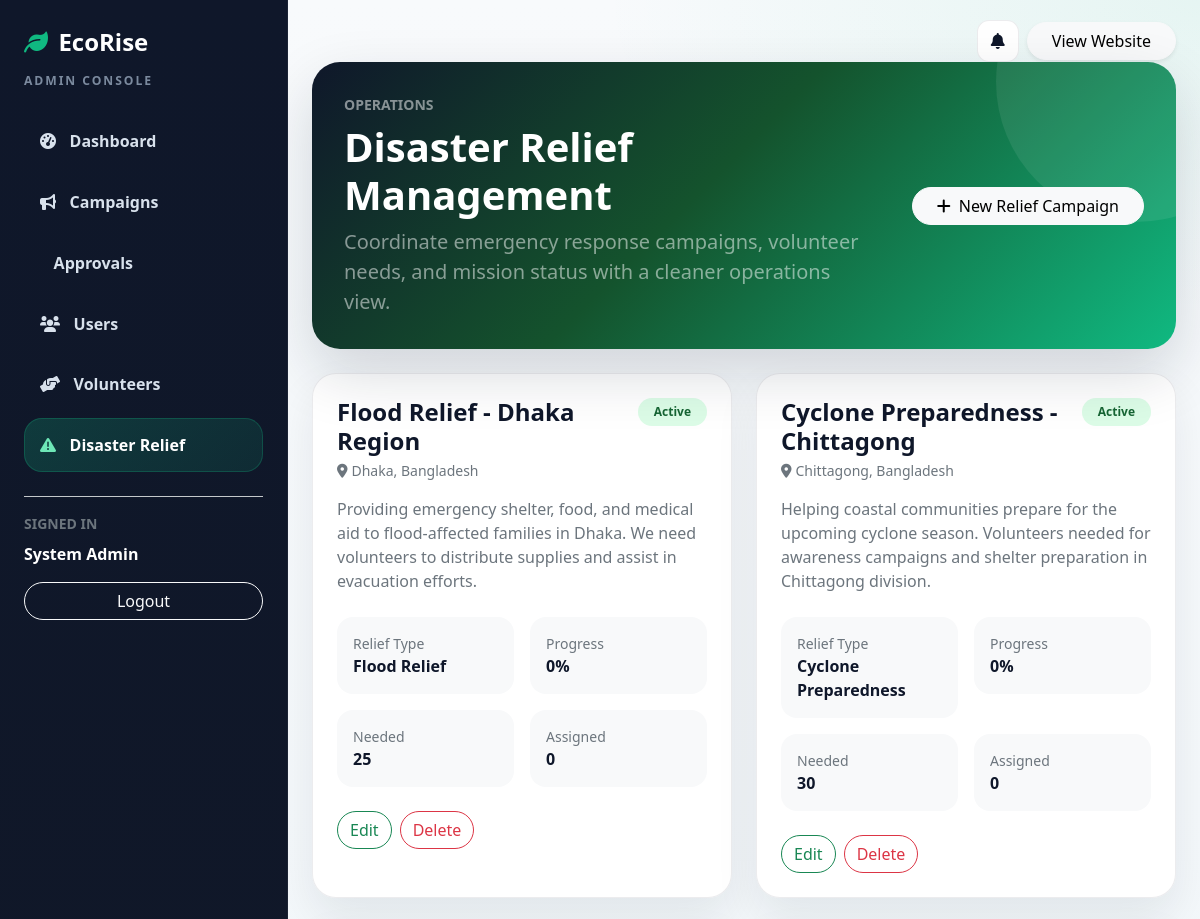
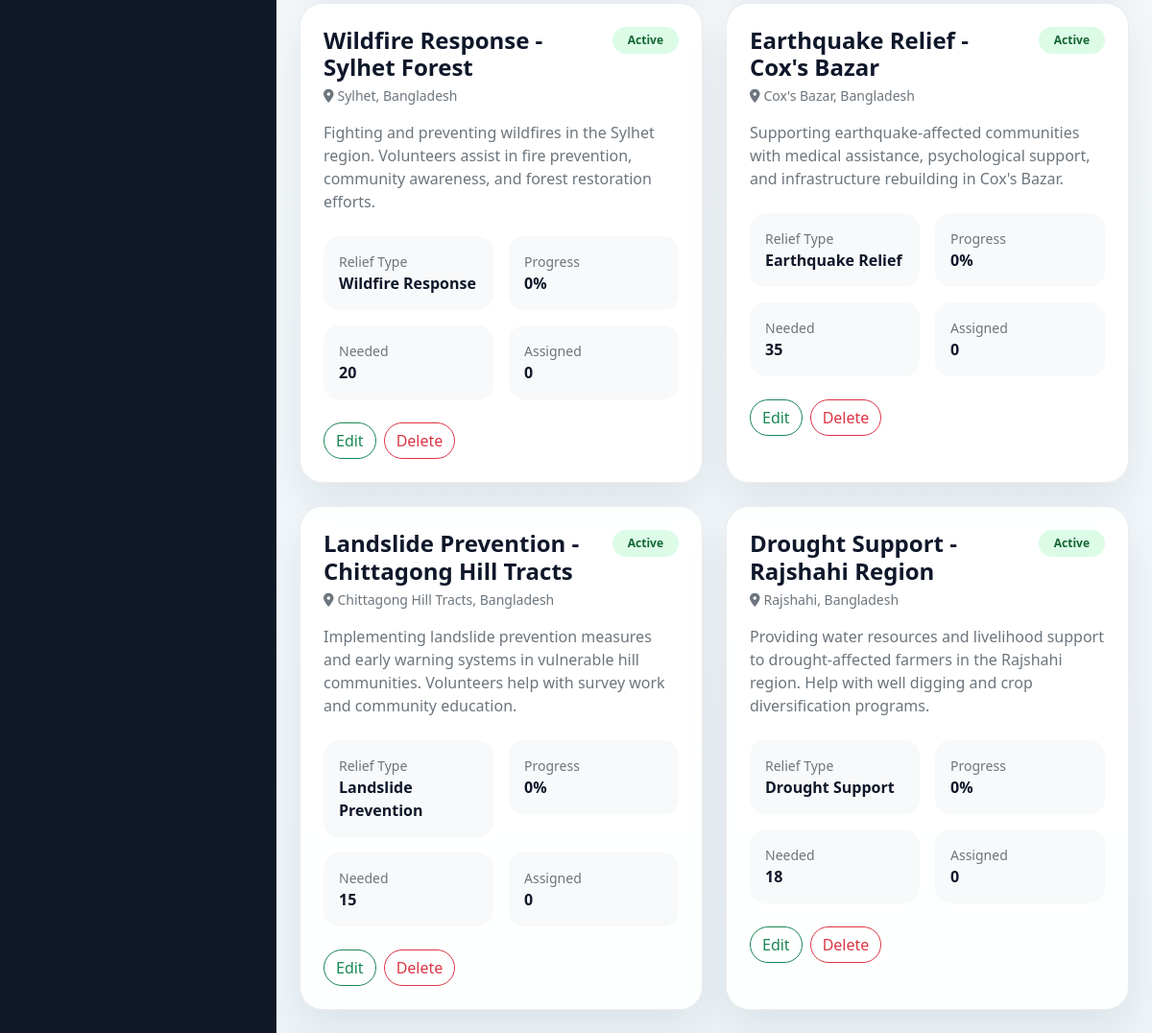
Page /admin/disaster_relief.php (signed in) on the committed database (2 pictures, top to bottom).
### tables this page shows
CREATE TABLE IF NOT EXISTS disaster_relief_campaigns (
    id INT AUTO_INCREMENT PRIMARY KEY,
    title VARCHAR(200) NOT NULL,
    description TEXT NOT NULL,
    location VARCHAR(200) NOT NULL,
    relief_type VARCHAR(100) NOT NULL,
    status ENUM('active', 'completed', 'pending') DEFAULT 'active',
    image_path VARCHAR(500) DEFAULT 'assets/disasters/default.jpg',
    volunteers_needed INT DEFAULT 0,
    volunteers_assigned INT DEFAULT 0,
    created_at TIMESTAMP DEFAULT CURRENT_TIMESTAMP,
    updated_at TIMESTAMP DEFAULT CURRENT_TIMESTAMP ON UPDATE CURRENT_TIMESTAMP
);

### config.php (called while the page is built, shortened)
<?php
function generate_csrf_token() {
    return $_SESSION['csrf_token'];
}
?>

### admin/disaster_relief.php (the view, shortened to what this page needs)
<?php
require_once '../config.php';
require_once '_layout.php';
$campaigns = $pdo->query('SELECT * FROM disaster_relief_campaigns ORDER BY created_at DESC')->fetchAll(PDO::FETCH_ASSOC);
$actionButton = '<button class="btn btn-light rounded-pill px-4" data-bs-toggle="modal" data-bs-target="#reliefModal"><i class="fas fa-plus me-2"></i>New Relief Campaign</button>';
admin_render_start('Disaster Relief', 'disaster_relief', 'Disaster Relief Management', 'Coordinate emergency response campaigns, volunteer needs, and mission status with a cleaner operations view.', $actionButton);
?>
<section class="row g-4">
    <?php foreach ($campaigns as $campaign): ?>
        <?php $progress = (int) $campaign['volunteers_needed'] > 0 ? round(((int) $campaign['volunteers_assigned'] / (int) $campaign['volunteers_needed']) * 100) : 100; ?>
        <?php $badge = $campaign['status'] === 'completed' ? 'badge-soft-info' : ($campaign['status'] === 'pending' ? 'badge-soft-warning' : 'badge-soft-success'); ?>
        <div class="col-lg-6">
            <article class="admin-card p-4 h-100">
                <div class="d-flex justify-content-between align-items-start gap-3 mb-3">
                    <div>
                        <h2 class="h4 fw-bold mb-1"><?php echo admin_e((string) $campaign['title']); ?></h2>
                        <div class="text-secondary small"><i class="fas fa-location-dot me-1"></i><?php echo admin_e((string) $campaign['location']); ?></div>
                    </div>
                    <span class="badge <?php echo $badge; ?> rounded-pill px-3 py-2"><?php echo admin_e(ucfirst((string) $campaign['status'])); ?></span>
                </div>
                <p class="text-secondary mb-4"><?php echo admin_e(mb_strimwidth((string) $campaign['description'], 0, 180, '...')); ?></p>
                <div class="row g-3 mb-4">
                    <div class="col-6"><div class="p-3 rounded-4 bg-light"><div class="small text-secondary">Relief Type</div><div class="fw-semibold"><?php echo admin_e((string) $campaign['relief_type']); ?></div></div></div>
                    <div class="col-6"><div class="p-3 rounded-4 bg-light"><div class="small text-secondary">Progress</div><div class="fw-semibold"><?php echo $progress; ?>%</div></div></div>
                    <div class="col-6"><div class="p-3 rounded-4 bg-light"><div class="small text-secondary">Needed</div><div class="fw-semibold"><?php echo (int) $campaign['volunteers_needed']; ?></div></div></div>
                    <div class="col-6"><div class="p-3 rounded-4 bg-light"><div class="small text-secondary">Assigned</div><div class="fw-semibold"><?php echo (int) $campaign['volunteers_assigned']; ?></div></div></div>
                </div>
                <div class="d-flex flex-wrap gap-2">
                    <button type="button" class="btn btn-outline-success rounded-pill" onclick="editRelief(<?php echo (int) $campaign['id']; ?>, <?php echo htmlspecialchars(json_encode($campaign['title']), ENT_QUOTES); ?>, <?php echo htmlspecialchars(json_encode($campaign['description']), ENT_QUOTES); ?>, <?php echo htmlspecialchars(json_encode($campaign['location']), ENT_QUOTES); ?>, <?php echo htmlspecialchars(json_encode($campaign['relief_type']), ENT_QUOTES); ?>, <?php echo htmlspecialchars(json_encode($campaign['status']), ENT_QUOTES); ?>, <?php echo (int) $campaign['volunteers_needed']; ?>)">Edit</button>
                    <form method="POST" class="d-inline" onsubmit="return confirm('Delete this disaster relief campaign?');">
                        <button type="submit" class="btn btn-outline-danger rounded-pill">Delete</button>
                    </form>
                </div>
            </article>
        </div>
    <?php endforeach; ?>
</section>
<?php admin_render_end('<script>
const reliefModal = new bootstrap.Modal(document.getElementById("reliefModal"));
function editRelief(id, title, description, location, reliefType, status, volunteersNeeded) {
    document.getElementById("reliefModalTitle").textContent = "Edit Relief Campaign";
    document.getElementById("reliefAction").value = "update";
    document.getElementById("reliefId").value = id;
    document.getElementById("reliefTitle").value = JSON.parse(title);
    document.getElementById("reliefDescription").value = JSON.parse(description);
    document.getElementById("reliefLocation").value = JSON.parse(location);
    document.getElementById("reliefType").value = JSON.parse(reliefType);
    document.getElementById("reliefStatus").value = JSON.parse(status);
    document.getElementById("reliefVolunteers").value = volunteersNeeded;
    reliefModal.show();
}
document.getElementById("reliefModal").addEventListener("show.bs.modal", function (event) {
    if (!event.relatedTarget) { return; }
    document.getElementById("reliefModalTitle").textContent = "Create Relief Campaign";
    document.getElementById("reliefAction").value = "create";
    document.getElementById("reliefId").value = "";
    document.getElementById("reliefTitle").value = "";
    document.getElementById("reliefDescription").value = "";
    document.getElementById("reliefLocation").value = "";
    document.getElementById("reliefType").value = "";
    document.getElementById("reliefStatus").value = "active";
    document.getElementById("reliefVolunteers").value = 0;
});
</script>'); ?>

### admin/_layout.php (shortened to what this page needs)
<?php
function admin_e(?string $value): string
{
    return htmlspecialchars((string) $value, ENT_QUOTES, 'UTF-8');
}
function admin_nav_items(): array
{
    return [
        'index' => ['href' => 'index.php', 'icon' => 'fa-gauge-high', 'label' => 'Dashboard'],
        'campaigns' => ['href' => 'campaigns.php', 'icon' => 'fa-bullhorn', 'label' => 'Campaigns'],
        'campaign_approval' => ['href' => 'campaign_approval.php', 'icon' => 'fa-badge-check', 'label' => 'Approvals'],
        'users' => ['href' => 'users.php', 'icon' => 'fa-users', 'label' => 'Users'],
        'volunteers' => ['href' => 'volunteers.php', 'icon' => 'fa-hands-helping', 'label' => 'Volunteers'],
        'disaster_relief' => ['href' => 'disaster_relief.php', 'icon' => 'fa-triangle-exclamation', 'label' => 'Disaster Relief'],
    ];
}
function admin_render_start(string $pageTitle, string $activeKey, string $heroTitle, string $heroSubtitle, string $heroActionHtml = ''): void
{
    $navItems = admin_nav_items();
    $csrfToken = generate_csrf_token();
    ?>
<!DOCTYPE html>
<html lang="en">
<head>
    <link href="https://cdn.jsdelivr.net/npm/bootstrap@5.3.3/dist/css/bootstrap.min.css" rel="stylesheet">
    <link rel="stylesheet" href="https://cdnjs.cloudflare.com/ajax/libs/font-awesome/6.0.0/css/all.min.css">
</head>
<body>
    <div class="admin-shell">
        <aside class="admin-sidebar">
            <div class="d-flex justify-content-between align-items-start gap-3">
                <div>
                    <a class="admin-brand" href="../index.php"><i class="fas fa-leaf"></i><span>EcoRise</span></a>
                    <div class="admin-sidebar-label">Admin Console</div>
                </div>
            </div>
            <nav class="admin-nav">
                <?php foreach ($navItems as $key => $item): ?>
                    <a class="admin-nav-link <?php echo $activeKey === $key ? 'active' : ''; ?>" href="<?php echo admin_e($item['href']); ?>">
                        <i class="fas <?php echo admin_e($item['icon']); ?>"></i>
                        <span><?php echo admin_e($item['label']); ?></span>
                    </a>
                <?php endforeach; ?>
            </nav>
            <div class="mt-4 pt-3 border-top border-secondary-subtle">
                <div class="small text-uppercase text-secondary fw-semibold mb-2">Signed in</div>
                <div class="text-white fw-semibold mb-3"><?php echo admin_e($_SESSION['user_name'] ?? 'Administrator'); ?></div>
                <a class="btn btn-outline-light rounded-pill w-100" href="../logout.php">Logout</a>
            </div>
        </aside>
        <div class="admin-content">
            <div class="admin-topbar">
                <div class="d-flex justify-content-end align-items-center gap-2">
                    <details class="admin-notification" data-notification-root data-notification-api-base="../" data-csrf-token="<?php echo admin_e($csrfToken); ?>" data-item-class="admin-notification-item" data-empty-class="admin-notification-empty">
                        <summary class="admin-notification-btn" aria-label="Notifications" data-notification-toggle>
                            <i class="fas fa-bell"></i>
                        </summary>
                    </details>
                    <a class="btn btn-light rounded-pill px-4 shadow-sm" href="../index.php">View Website</a>
                </div>
            </div>
            <section class="admin-hero">
                <div class="position-relative" style="z-index:1;">
                    <div class="row align-items-center g-4">
                        <div class="col-lg-8">
                            <div class="small text-uppercase text-white-50 fw-semibold mb-2">Operations</div>
                            <h1 class="display-6 fw-bold mb-2"><?php echo admin_e($heroTitle); ?></h1>
                            <p class="mb-0 text-white-50 fs-5"><?php echo admin_e($heroSubtitle); ?></p>
                        </div>
                        <div class="col-lg-4 text-lg-end">
                            <?php echo $heroActionHtml; ?>
                        </div>
                    </div>
                </div>
            </section>
            <main class="admin-main">
    <?php
}
    ?>
    <?php
function admin_render_end(string $extraScripts = ''): void
{
    ?>
            </main>
        </div>
    </div>
</body>
</html>
    <?php
}

### admin/_layout.php (style rules this page uses)
:root { --admin-bg: #f4f7fb; --admin-surface: rgba(255,255,255,0.94); --admin-border: rgba(15, 23, 42, 0.08); --admin-sidebar: #0f172a; --admin-text: #0f172a; --admin-muted: #64748b; --admin-green: #10b981; --admin-green-dark: #047857; --admin-warm: #f59e0b; --admin-red: #ef4444; }
body { background: radial-gradient(1000px 520px at top right, rgba(16, 185, 129, 0.08), transparent 60%), linear-gradient(180deg, #f8fafc 0%, #eef5f9 100%); color: var(--admin-text); }
.admin-shell { min-height: 100vh; }
.admin-sidebar { width: 288px; background: linear-gradient(180deg, #0f172a 0%, #111827 100%); border-right: 1px solid rgba(255,255,255,0.05); position: fixed; inset: 0 auto 0 0; z-index: 1040; padding: 1.5rem; overflow-y: auto; }
.admin-brand { color: #ffffff; text-decoration: none; font-weight: 800; font-size: 1.5rem; display: inline-flex; align-items: center; gap: 0.65rem; }
.admin-brand i { color: var(--admin-green); }
.admin-sidebar-label { color: rgba(148, 163, 184, 0.82); text-transform: uppercase; letter-spacing: 0.16em; font-size: 0.76rem; font-weight: 700; margin-top: 0.75rem; }
.admin-nav { display: grid; gap: 0.4rem; margin-top: 1.5rem; }
.admin-nav-link { color: #d8e1ec; text-decoration: none; border-radius: 18px; padding: 0.95rem 1rem; display: flex; align-items: center; gap: 0.85rem; font-weight: 600; transition: all 0.2s ease; }
.admin-nav-link.active { background: linear-gradient(135deg, rgba(16,185,129,0.22) 0%, rgba(16,185,129,0.12) 100%); color: #ffffff; box-shadow: inset 0 0 0 1px rgba(16,185,129,0.25); }
.admin-nav-link.active i { color: #6ee7b7; }
.admin-content { margin-left: 288px; min-height: 100vh; }
.admin-topbar { padding: 1.25rem 1.5rem 0; }
.admin-hero { margin: 0 1.5rem; background: linear-gradient(135deg, #0f172a 0%, #14532d 45%, #10b981 100%); color: #ffffff; border-radius: 28px; padding: 2rem; box-shadow: 0 24px 60px rgba(15, 23, 42, 0.16); position: relative; overflow: hidden; }
.admin-hero::after { content: ""; position: absolute; width: 280px; height: 280px; border-radius: 50%; background: rgba(255,255,255,0.08); right: -100px; top: -120px; }
.admin-main { padding: 1.5rem; }
.admin-card { background: var(--admin-surface); border: 1px solid var(--admin-border); border-radius: 24px; box-shadow: 0 20px 44px rgba(15, 23, 42, 0.08); }
.badge-soft-success { background: #dcfce7; color: #166534; }
.admin-notification { position: relative; }
.admin-notification summary { list-style: none; }
.admin-notification-btn { position: relative; width: 42px; height: 42px; border-radius: 12px; border: 1px solid var(--admin-border); background: #fff; color: #0f172a; display: inline-flex; align-items: center; justify-content: center; cursor: pointer; }

### rows in the picture
disaster_relief_campaigns: title "Flood Relief - Dhaka Region", location "Dhaka, Bangladesh", status "Active", description "Providing emergency shelter, food, and medical aid to flood-affected families in Dhaka. We need volunteers to distribute supplies and assist in evacuation efforts.", relief_type "Flood Relief", volunteers_assigned "0", volunteers_needed "25"
disaster_relief_campaigns: title "Cyclone Preparedness - Chittagong", location "Chittagong, Bangladesh", status "Active", description "Helping coastal communities prepare for the upcoming cyclone season. Volunteers needed for awareness campaigns and shelter preparation in Chittagong division.", relief_type "Cyclone Preparedness", volunteers_assigned "0", volunteers_needed "30"
disaster_relief_campaigns: title "Wildfire Response - Sylhet Forest", location "Sylhet, Bangladesh", status "Active", description "Fighting and preventing wildfires in the Sylhet region. Volunteers assist in fire prevention, community awareness, and forest restoration efforts.", relief_type "Wildfire Response", volunteers_assigned "0", volunteers_needed "20"
disaster_relief_campaigns: title "Earthquake Relief - Cox's Bazar", location "Cox's Bazar, Bangladesh", status "Active", description "Supporting earthquake-affected communities with medical assistance, psychological support, and infrastructure rebuilding in Cox's Bazar.", relief_type "Earthquake Relief", volunteers_assigned "0", volunteers_needed "35"
disaster_relief_campaigns: title "Landslide Prevention - Chittagong Hill Tracts", location "Chittagong Hill Tracts, Bangladesh", status "Active", description "Implementing landslide prevention measures and early warning systems in vulnerable hill communities. Volunteers help with survey work and community education.", relief_type "Landslide Prevention", volunteers_assigned "0", volunteers_needed "15"
disaster_relief_campaigns: title "Drought Support - Rajshahi Region", location "Rajshahi, Bangladesh", status "Active", description "Providing water resources and livelihood support to drought-affected farmers in the Rajshahi region. Help with well digging and crop diversification programs.", relief_type "Drought Support", volunteers_assigned "0", volunteers_needed "18"

### other values in the picture
admin_e($item['label']) "Dashboard"
admin_e($item['label']) "Campaigns"
admin_e($item['label']) "Approvals"
admin_e($item['label']) "Users"
admin_e($item['label']) "Volunteers"
admin_e($item['label']) "Disaster Relief"
admin_e($_SESSION['user_name'] ?? 'Administrator') "System Admin"
admin_e($heroTitle) "Disaster Relief Management"
admin_e($heroSubtitle) "Coordinate emergency response campaigns, volunteer needs, and mission status with a cleaner operations view."
